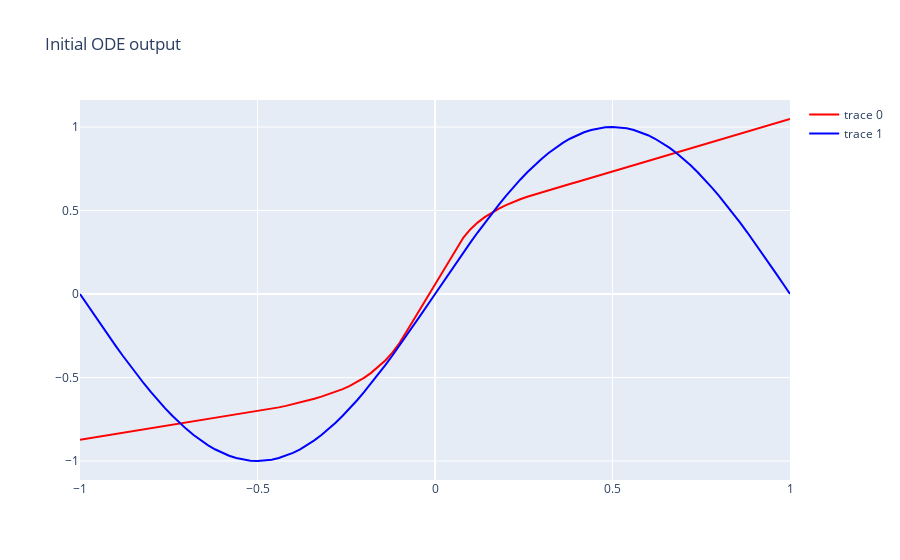
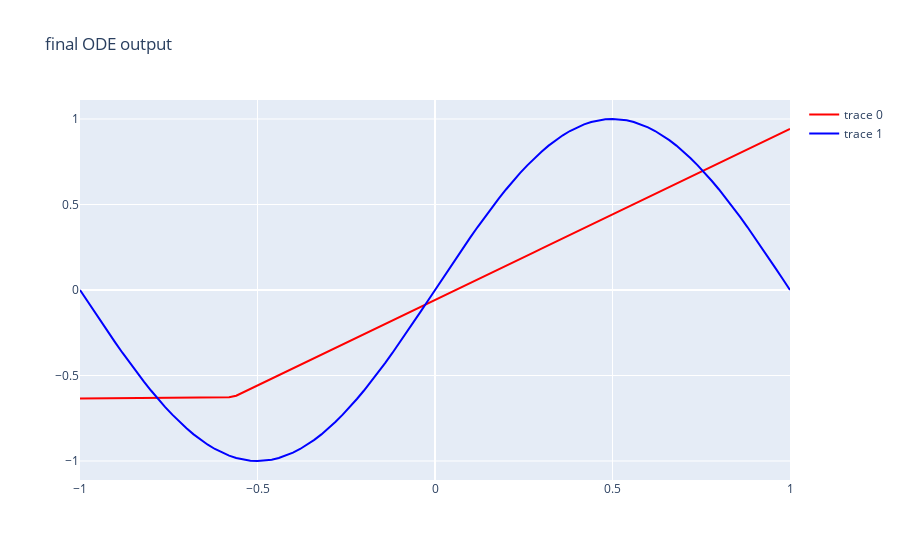
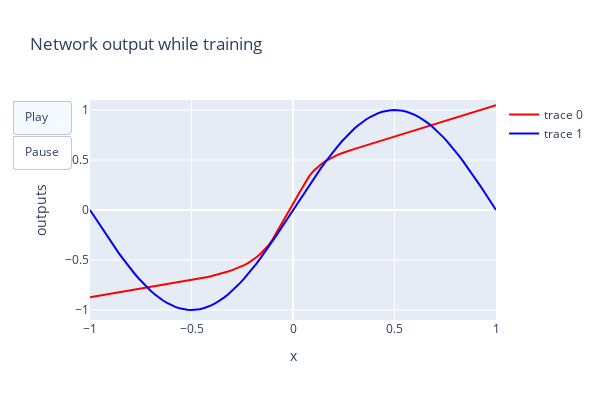

Notebook code for these charts, in order:
### Code cell
niter = 50

# Pass function to GPU, attach optimiser
# func = ODEFunc().to(device)
optimizer = optim.RMSprop(func.parameters(), lr=5e-2)

# Plot initial ODE output
t_gpu = torch.Tensor(np.arange(2)).to(device)
ode_out = odeint(func, x.to(device), t_gpu).cpu().detach().numpy()[1, :][:, 0]
data = [
    go.Scatter(x=x[:, 0], y=ode_out, line_color='red'), 
    go.Scatter(x=x[:, 0], y=y[:, 0], line_color='blue')
]
go.Figure(data, dict(title="Initial ODE output")).show()

data_list = [data]

# Loop over iterations using the differential equation solver (integrator) to
# predict the output using the neural network derivative function, getting the loss, and
# back-propogating the gradient through the ODE solver to the neural net - 
# that's all there is to it
for itr in range(1,  niters + 1):
    optimizer.zero_grad()
    batch_y0, batch_t, batch_y = get_batch()
    pred_y = odeint(func, batch_y0, batch_t).to(device)
    loss = torch.mean(torch.abs(pred_y - batch_y))
    loss.backward()
    optimizer.step()

    if itr %  test_freq == 1:
        with torch.no_grad():
            print('Iter {:04d} | Total Loss {:.6f}'.format(itr, loss.item()))
            
            # Plot current ODE output
            t_gpu = torch.Tensor(np.arange(2)).to(device)
            ode_out = odeint(func, x.to(device), t_gpu).cpu().detach().numpy()[1, :][:, 0]
            data_list = data_list + [[
                go.Scatter(x=x[:, 0], y=ode_out, line_color='red'), 
                go.Scatter(x=x[:, 0], y=y[:, 0], line_color='blue')
            ]]
#             go.Figure(data, dict(title="Current ODE output")).show()

# # Plot final network output
# data = [go.Scatter(
#     x=x[:, 0], y=ODEFunc()(torch.ones(1), torch.ones(1) * x).detach()[:, 0], line_color='red'
# ), go.Scatter(x=x[:, 0], y=y[:, 0], line_color='blue')]
# go.Figure(data, dict(title="Final network output")).show()

# Plot final ODE output
t_gpu = torch.Tensor(np.arange(2)).to(device)
ode_out = odeint(func, x.to(device), t_gpu).cpu().detach().numpy()[1, :][:, 0]
data = [
    go.Scatter(x=x[:, 0], y=ode_out, line_color='red'), 
    go.Scatter(x=x[:, 0], y=y[:, 0], line_color='blue')
]
go.Figure(data, dict(title="final ODE output")).show()

data_list = data_list + [data]

plot_animation(y, data_list)
